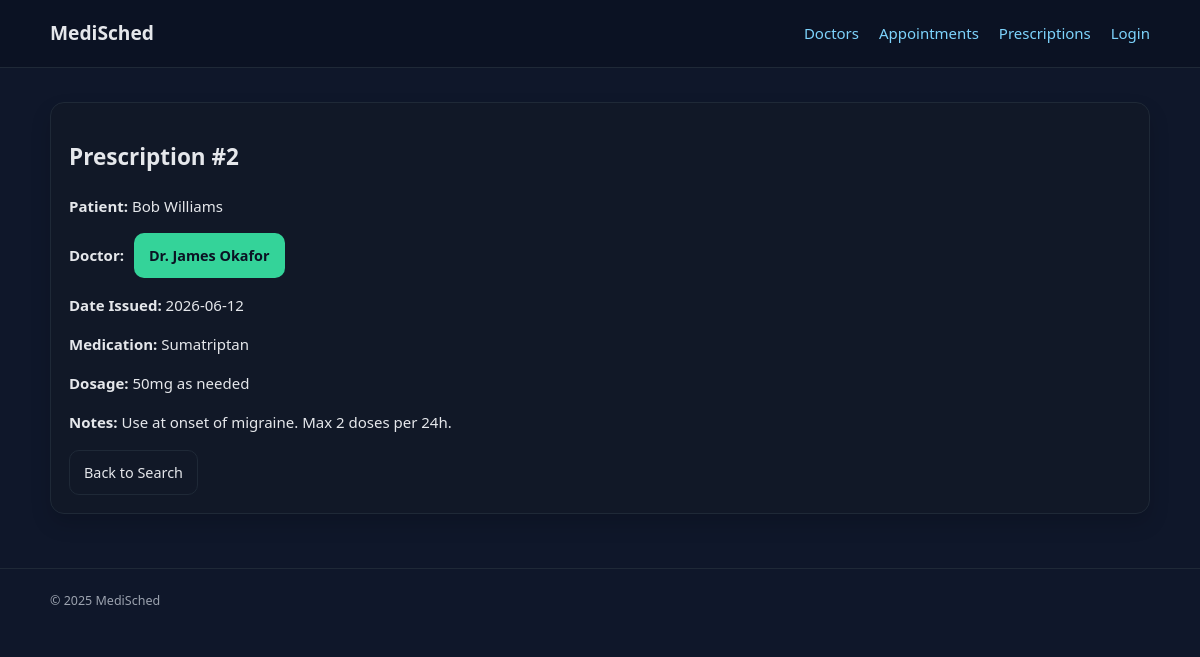
/medisched/public/search/prescription_detail.php?id=2, run on the app's committed database.
### tables this page shows
CREATE TABLE IF NOT EXISTS prescriptions (
  PrescriptionID INT UNSIGNED AUTO_INCREMENT PRIMARY KEY,
  PatientID      INT UNSIGNED NOT NULL,
  DoctorID       INT UNSIGNED NOT NULL,
  Medication     VARCHAR(200) NOT NULL,
  Dosage         VARCHAR(100) NOT NULL,
  Notes          TEXT,
  DateIssued     DATE         NOT NULL,
  CONSTRAINT fk_rx_patient FOREIGN KEY (PatientID) REFERENCES patients(PatientID) ON DELETE CASCADE,
  CONSTRAINT fk_rx_doctor  FOREIGN KEY (DoctorID)  REFERENCES doctors(DoctorID)  ON DELETE CASCADE
);

CREATE TABLE IF NOT EXISTS users (
  UserID       INT UNSIGNED AUTO_INCREMENT PRIMARY KEY,
  Name         VARCHAR(100)  NOT NULL,
  Email        VARCHAR(150)  NOT NULL UNIQUE,
  Password     VARCHAR(255)  NOT NULL,           
  Role         ENUM('admin','doctor','patient') NOT NULL DEFAULT 'patient',
  CreatedAt    TIMESTAMP DEFAULT CURRENT_TIMESTAMP
);

### medisched/includes/helpers.php (called while the page is built, shortened)
<?php
if (!function_exists('h')) {
  function h($s) { return htmlspecialchars((string)$s, ENT_QUOTES, 'UTF-8'); }
}

### medisched/public/search/prescription_detail.php (the view, shortened to what this page needs)
<?php
require_once __DIR__ . '/../../includes/db.php';
require_once __DIR__ . '/../../includes/header.php';
$id = (int)($_GET['id'] ?? 0);
$sql = "SELECT pr.PrescriptionID, pr.Medication, pr.Dosage, pr.Notes, pr.DateIssued,
               pr.DoctorID,
               pu.Name AS PatientName, du.Name AS DoctorName
        FROM prescriptions pr
        JOIN patients p ON pr.PatientID = p.PatientID
        JOIN users pu   ON p.UserID     = pu.UserID
        JOIN doctors d  ON pr.DoctorID  = d.DoctorID
        JOIN users du   ON d.UserID     = du.UserID
        WHERE pr.PrescriptionID = :id";
$stmt = $pdo->prepare($sql);
$stmt->execute([':id' => $id]);
$row = $stmt->fetch();
?>
<div class="card">
  <h2>Prescription #<?php echo h($row['PrescriptionID']); ?></h2>
  <p><strong>Patient:</strong> <?php echo h($row['PatientName']); ?></p>
  <p>
    <strong>Doctor:</strong>
    <a class="btn btn-primary" style="margin-left:6px"
       href="doctor_detail.php?id=<?php echo (int)$row['DoctorID']; ?>">
      <?php echo h($row['DoctorName']); ?>
    </a>
  </p>
  <p><strong>Date Issued:</strong> <?php echo h($row['DateIssued']); ?></p>
  <p><strong>Medication:</strong> <?php echo h($row['Medication']); ?></p>
  <p><strong>Dosage:</strong> <?php echo h($row['Dosage']); ?></p>
  <?php if (!empty($row['Notes'])): ?>
    <p><strong>Notes:</strong> <?php echo nl2br(h($row['Notes'])); ?></p>
  <?php endif; ?>
  <div class="actions" style="margin-top:16px">
    <a class="btn" href="prescription_search.php">Back to Search</a>
  </div>
</div>
<?php require_once __DIR__ . '/../../includes/footer.php'; ?>

### medisched/assets/styles.css (style rules this page uses)
:root { --bg: #0f172a; --card: #111827; --text: #e5e7eb; --muted: #9ca3af; --accent: #34d399; --danger: #f87171; --link: #7dd3fc; }
* { box-sizing: border-box; }
body { margin: 0; font-family: system-ui, -apple-system, Segoe UI, Roboto, sans-serif; font-size: 15px; line-height: 1.6; background: var(--bg); color: var(--text); }
.card { background: var(--card); border: 1px solid #1f2937; border-radius: 14px; padding: 18px; margin: 14px 0; box-shadow: 0 10px 20px rgba(0,0,0,0.15); }
button, .btn { display: inline-block; padding: 10px 14px; border-radius: 10px; border: 1px solid #1f2937; background: #111827; color: var(--text); text-decoration: none; cursor: pointer; transition: background 0.15s, border-color 0.15s; font-size: 0.9rem; }
.btn-primary { background: var(--accent); color: #0b1223; border-color: transparent; font-weight: 600; }
.actions { display:flex; gap: 10px; align-items:center; flex-wrap: wrap; }

### data on the page
prescriptions: PrescriptionID "2", users.Name "Bob Williams", users.Name "Dr. James Okafor", DateIssued "2026-06-12", Medication "Sumatriptan", Dosage "50mg as needed", Notes "Use at onset of migraine. Max 2 doses per 24h."
